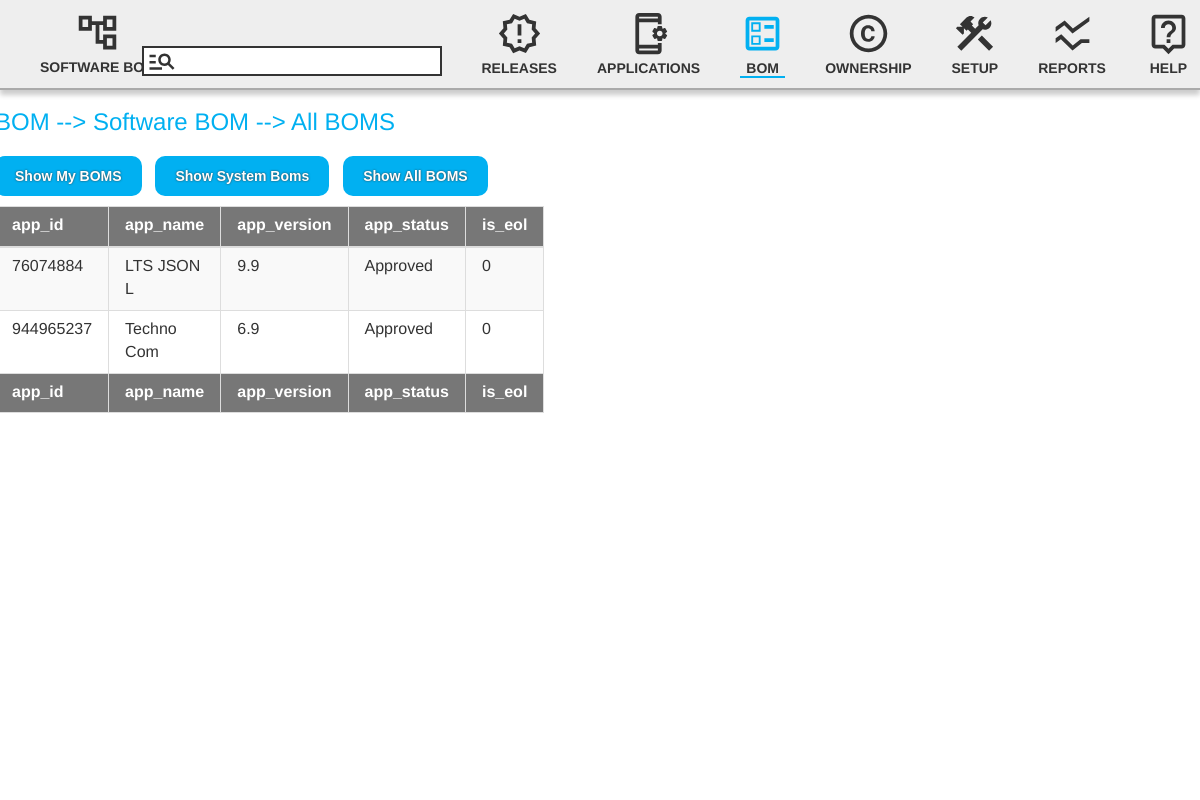
The app's page /src/components/pages/bom/bom_sbom_list.php with its own data.
### tables this page shows
CREATE TABLE `applications` (
  `app_id` varchar(15) NOT NULL,
  `app_name` varchar(100) NOT NULL,
  `app_version` varchar(30) NOT NULL,
  `app_status` varchar(10) NOT NULL,
  `is_eol` tinyint(1) NOT NULL
);

### src/db/functions.php (called while the page is built, shortened)
<?php
$sql_applications_query = "
  SELECT * FROM applications
";
?>

### src/components/pages/bom/bom_functions.php (the view, shortened to what this page needs)
<?php
function displayAllAppsList($db, $app_columns, $app_query = ''){
  global $sql_applications_query;
  if($app_query == ''){
    $app_query = $sql_applications_query;
  }
  $query_applications = $db->query($app_query);
  if($query_applications->num_rows > 0){
    while($row = $query_applications->fetch_assoc()){
      echo '<tr>';
      foreach($app_columns as $column){
        echo '<td>'.$row[$column].'</td>';
      }
      echo '</tr>';
    }
  }
}
?>

### src/components/_shared/styles/_variables.css (style rules this page uses)
:root { --color-white: #eee; --color-black: #333; --color-grey: #ccc; --color-dark-grey: #aaa; --color-blue: #01B0F1; --window-width: 1250px; --color-foreground: var( --color-white ); --color-background: var( --color-grey ); --color-border: var( --color-dark-grey ); --color-page-title: var( --color-blue ); --color-tab-selected: var( --color-blue ); --color-button: var( --color-blue ); --color-button-text: var( --color-white ); --color-shadow: var( --color-grey ); --color-dark-shadow: var( --color-dark-grey ); }

### src/components/app.css (style rules this page uses)
html { background-color: var( --color-background ); height: max( 100%, 100vh ); }
body { position: relative; overflow-y: scroll; overflow-x: hidden; width: var( --window-width ); left: calc( 50% - var( --window-width )/2 ); padding: 20px; font-family: "Helvetica", Arial, sans-serif; text-rendering: geometricPrecision; }

### src/components/header/header.css (style rules this page uses)
:root { --search-height: 30px; --search-width: 300px; }
#HEADER .search svg { position: absolute; bottom: 12px; margin: 0 5px; height: var( --search-height ); }
#HEADER img, #HEADER svg { display: flex; justify-content: space-between; margin: 0 auto 5px; height: 45px; fill: var( --color-black ); }
#HEADER .current-page svg { fill: var( --color-tab-selected ); }

### src/components/_shared/styles/table.css (style rules this page uses)
table th, table td { padding: 8px 16px !important; white-space: wrap; }

### src/components/_shared/styles/left_menu.css (style rules this page uses)
:root { --animation-timing: .1s; --animation-timing-active: .05s; }

### records on screen
applications: app_id "76074884", app_name "LTS JSON L", app_version "9.9", app_status "Approved", is_eol "0"
applications: app_id "944965237", app_name "Techno Com", app_version "6.9", app_status "Approved", is_eol "0"

### other values on screen
$column "app_id"
$column "app_name"
$column "app_version"
$column "app_status"
$column "is_eol"
